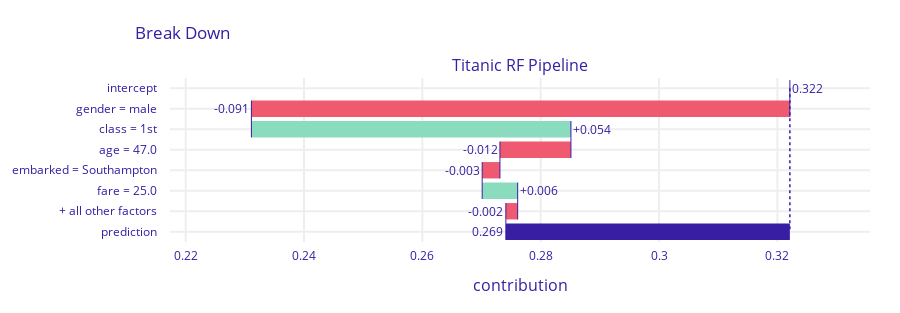

Write notebook code for a chart like this one.
### Markdown cell above
## Advanced use of the predict_parts() function

### Code cell
import numpy as np

bd_henry = exp_rf.predict_parts(henry, type='break_down', order=np.array([0, 2, 1, 3, 4, 5, 6]))
bd_henry.plot(max_vars=5)

### Figure 1 — Plotly figure (JSON) as saved in the notebook; plotly's stock layout.template omitted (floating-point values rounded to 4 significant figures)
{"data": [{"base": 0.3221, "connector": {"line": {"color": "#371ea3", "dash": "solid", "width": 1}, "mode": "spanning"}, "decreasing": {"marker": {"color": "#f05a71"}}, "hoverinfo": "text+delta", "hoverlabel": {"bgcolor": "rgba(0,0,0,0.8)"}, "hovertext": ["Average response: 0.322<br>Prediction: 0.269", "gender = male<br>decreases average response by", "class = 1st<br>increases average response by", "age = 47.0<br>decreases average response by", "embarked = Southampton<br>decreases average response by", "fare = 25.0<br>increases average response by", "+ all other factors<br>decreases average response by", "Average response: 0.322<br>Prediction: 0.269"], "increasing": {"marker": {"color": "#8bdcbe"}}, "measure": ["relative", "relative", "relative", "relative", "relative", "relative", "relative", "total"], "orientation": "h", "showlegend": false, "text": ["0.322", "-0.091", "+0.054", "-0.012", "-0.003", "+0.006", "-0.002", "0.269"], "textposition": "outside", "totals": {"marker": {"color": "#371ea3"}}, "type": "waterfall", "x": [0, -0.091, 0.054, -0.012, -0.003, 0.006, -0.002, -0.053], "xaxis": "x", "y": ["intercept", "gender = male", "class = 1st", "age = 47.0", "embarked = Southampton", "fare = 25.0", "+ all other factors", "prediction"], "yaxis": "y"}], "layout": {"annotations": [{"font": {"size": 16}, "showarrow": false, "text": "Titanic RF Pipeline", "x": 0.5, "xanchor": "center", "xref": "paper", "y": 1, "yanchor": "bottom", "yref": "paper"}, {"font": {"size": 16}, "showarrow": false, "text": "contribution", "x": 0.5, "xanchor": "center", "xref": "paper", "y": 0, "yanchor": "top", "yref": "paper", "yshift": -30}], "font": {"color": "#371ea3"}, "height": 313, "margin": {"b": 71, "r": 30, "t": 78}, "shapes": [{"line": {"color": "#371ea3", "dash": "dot", "width": 1.5}, "type": "line", "x0": 0.3221, "x1": 0.3221, "xref": "x", "y0": 0, "y1": 7, "yref": "y"}], "title": {"text": "Break Down", "x": 0.15}, "xaxis": {"anchor": "y", "automargin": true, "domain": [0, 1], "fixedrange": true, "gridwidth": 2, "range": [0.2174, 0.3357], "tickcolor": "white", "ticklen": 3, "ticks": "outside", "type": "linear", "zeroline": false}, "yaxis": {"anchor": "x", "automargin": true, "autorange": "reversed", "domain": [0, 1], "fixedrange": true, "gridwidth": 2, "tickcolor": "white", "ticklen": 10, "ticks": "outside", "type": "category"}}}
